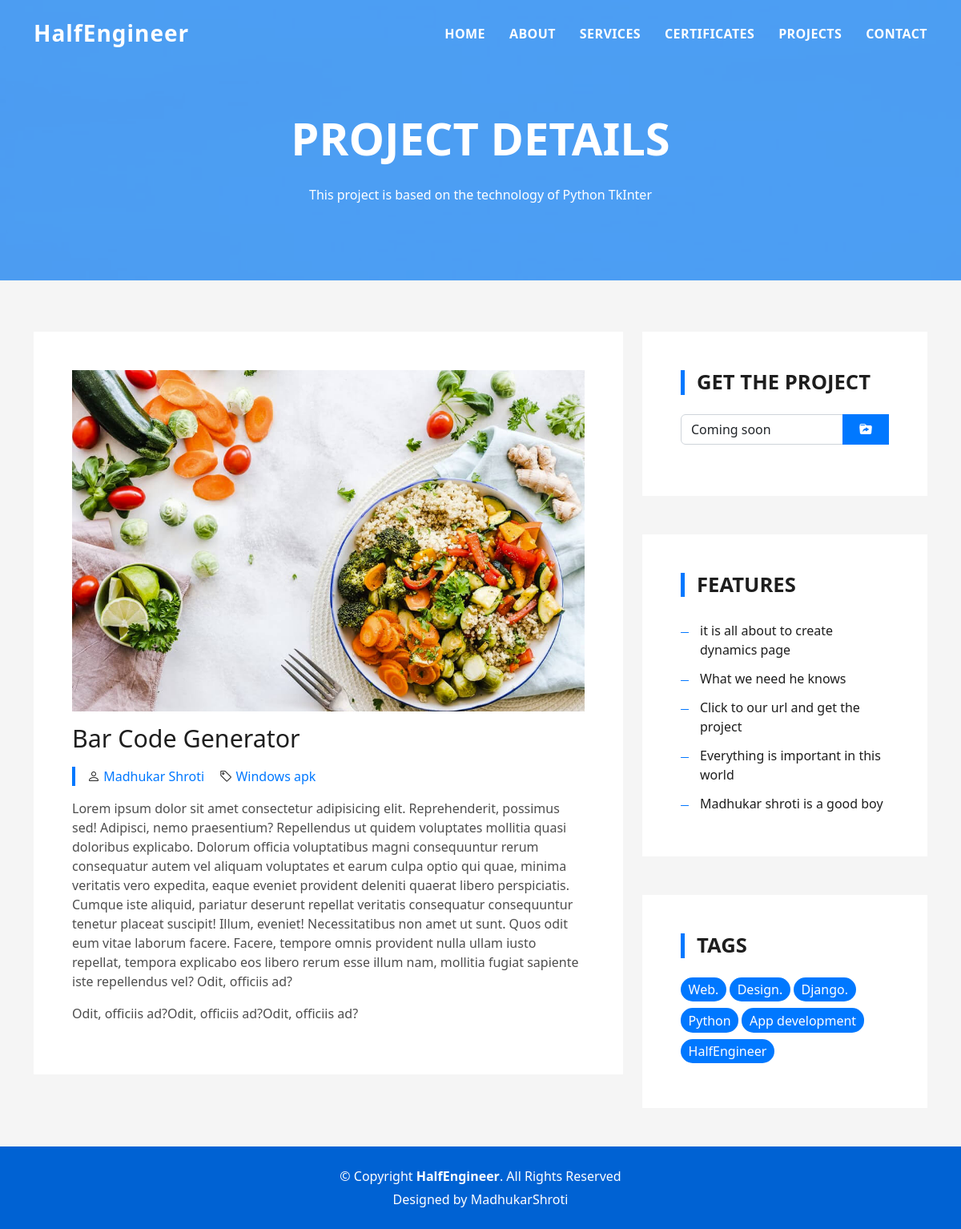
/project-detail/2, run on the app's committed database.
### Projects/models.py (models this page shows)
class ProjectShow(models.Model):
    prject_id = models.AutoField
    technology = models.CharField(max_length=50)
    link = models.CharField(max_length=100)
    image = models.ImageField(upload_to='Project/images', default="")
    Feature1 = models.CharField(max_length=50, blank=True)
    Feature2 = models.CharField(max_length=50, blank=True)
    Feature3 = models.CharField(max_length=50, blank=True)
    Feature4 = models.CharField(max_length=50, blank=True)
    Feature5 = models.CharField(max_length=50, blank=True)
    ProjectTime = models.CharField(max_length=10)
    project_name = models.CharField(max_length=100)
    tag = models.CharField(max_length=20)
    desc = models.TextField()
    desc2 = models.TextField(blank=True)
    def __str__(self):
        return self.project_name

### MyPortfolio/views.py (the view)
# urls.py: path('project-detail/<int:myid>', views.ProjectHandle, name='ProjectHandle'),
def ProjectHandle(request,myid):
    ProjectDetails=ProjectShow.objects.filter(id=myid)
    ProDetails=ProjectShow.objects.all()
    print(ProDetails)
    return render(request, 'project-detail.html',{'ProjectDetails':ProjectDetails[0]})

### templates/project-detail.html (shortened to what this page needs)
{% load static %}
<!DOCTYPE html>
<html lang="en">
  <head>
    <link
      href="{% static 'assets/vendor/bootstrap/css/bootstrap.min.css' %}"
      rel="stylesheet"
    />
    <link
      href="{% static 'assets/vendor/bootstrap-icons/bootstrap-icons.css' %}"
      rel="stylesheet"
    />
    <link
      href="{% static 'assets/vendor/glightbox/css/glightbox.min.css' %}"
      rel="stylesheet"
    />
    <link
      href="{% static 'assets/vendor/swiper/swiper-bundle.min.css' %}"
      rel="stylesheet"
    />
    <link href="{% static 'assets/css/style.css' %}" rel="stylesheet" />
  </head>
  <body>
    <header id="header" class="fixed-top">
      <div class="container d-flex align-items-center justify-content-between">
        <h1 class="logo"><a href="index.html">HalfEngineer</a></h1>
        <nav id="navbar" class="navbar">
          <ul>
            <li><a class="nav-link scrollto" href="#hero">Home</a></li>
            <li><a class="nav-link scrollto" href="#about">About</a></li>
            <li><a class="nav-link scrollto" href="#services">Services</a></li>
            <li><a class="nav-link scrollto" href="#work">Certificates</a></li>
            <li><a class="nav-link scrollto" href="#blog">Projects</a></li>
            <li><a class="nav-link scrollto" href="#contact">Contact</a></li>
          </ul>
        </nav>
      </div>
    </header>
    <div
      class="hero hero-single route bg-image"
      style="background-image: url({% static 'assets/img/overlay-bg.jpg)' %}"
    >
      <div class="overlay-mf"></div>
      <div class="hero-content display-table">
        <div class="table-cell">
          <div class="container">
            <h2 class="hero-title mb-4">Project Details</h2>
            <p>
              This project is based on the technology of
              {{ProjectDetails.technology}}
            </p>
          </div>
        </div>
      </div>
    </div>
    <main id="main">
      <section class="blog-wrapper sect-pt4" id="blog">
        <div class="container">
          <div class="row">
            <div class="col-md-8">
              <div class="post-box">
                <div class="post-thumb">
                  <img
                    src="/media/{{ProjectDetails.image}}"
                    class="img-fluid"
                    alt=""
                  />
                </div>
                <div class="post-meta">
                  <h1 class="article-title">{{ProjectDetails.project_name}}</h1>
                  <ul>
                    <li>
                      <span class="bi bi-person"></span>
                      <a href="#">Madhukar Shroti</a>
                    </li>
                    <li>
                      <span class="bi bi-tag"></span>
                      <a href="#">{{ProjectDetails.tag}}</a>
                    </li>
                  </ul>
                </div>
                <div class="article-content">
                  <p>{{ProjectDetails.desc}}</p>
                  {% if ProjectDetails.desc2|length >= 50 %}
                  <p>{{ProjectDetails.desc2}}</p>
                  {% endif %}
                </div>
              </div>
            </div>
            <div class="col-md-4">
              <div class="widget-sidebar sidebar-search">
                <h5 class="sidebar-title">Get the project</h5>
                <div class="sidebar-content">
                  <form>
                    <div class="input-group">
                      <p id="p1" oncopy="copy()" class="form-control span3">
                        {{ProjectDetails.link}}
                      </p>
                      <span class="input-group-btn">
                        <button
                          class="btn btn-secondary btn-search"
                          type="button"
                        >
                          <span class="bi bi-folder-symlink-fill"></span>
                        </button>
                      </span>
                    </div>
                  </form>
                </div>
              </div>
              <div class="widget-sidebar">
                <h5 class="sidebar-title">Features</h5>
                <div class="sidebar-content">
                  <ul class="list-sidebar">
                  {% if ProjectDetails.Feature1|length >= 1 %}
                  <li>
                    <a href="#">{{ProjectDetails.Feature1}}</a>
                  </li>
                  {% endif %}
                  {% if ProjectDetails.Feature2|length >= 1 %}
                  <li>
                    <a href="#">{{ProjectDetails.Feature2}}</a>
                  </li>
                  {% endif %}
                  {% if ProjectDetails.Feature3|length >= 1 %}
                  <li>
                    <a href="#">{{ProjectDetails.Feature3}}</a>
                  </li>
                  {% endif %}
                  {% if ProjectDetails.Feature4|length >= 1 %}
                  <li>
                    <a href="#">{{ProjectDetails.Feature4}}</a>
                  </li>
                  {% endif %}
                  {% if ProjectDetails.Feature5|length >= 1 %}
                  <li>
                    <a href="#">{{ProjectDetails.Feature5}}</a>
                  </li>
                  {% endif %}
                  </ul>
                </div>
              </div>
              <div class="widget-sidebar widget-tags">
                <h5 class="sidebar-title">Tags</h5>
                <div class="sidebar-content">
                  <ul>
                    <li>
                      <a href="#">Web.</a>
                    </li>
                    <li>
                      <a href="#">Design.</a>
                    </li>
                    <li>
                      <a href="#">Django.</a>
                    </li>
                    <li>
                      <a href="#">Python</a>
                    </li>
                    <li>
                      <a href="#">App development</a>
                    </li>
                    <li>
                      <a href="#">HalfEngineer</a>
                    </li>
                  </ul>
                </div>
              </div>
            </div>
          </div>
        </div>
      </section>
    </main>
    <footer>
      <div class="container">
        <div class="row">
          <div class="col-sm-12">
            <div class="copyright-box">
              <p class="copyright">
                &copy; Copyright <strong>HalfEngineer</strong>. All Rights
                Reserved
              </p>
              <div class="credits">
                Designed by
                <a href="https://HalfEngineer.ml/">MadhukarShroti</a>
              </div>
            </div>
          </div>
        </div>
      </div>
    </footer>
  </body>
</html>

### static/assets/css/style.css (style rules this page uses)
body { background-color: #f5f5f5; color: #4e4e4e; }
h1, h2, h3, h4, h5, h6 { color: #1e1e1e; }
a { color: #1e1e1e; text-decoration: none; transition: all 0.5s ease-in-out; }
.bg-image { background-repeat: no-repeat; background-attachment: fixed; background-size: cover; background-position: center center; }
.overlay-mf { background-color: #0078ff; }
.overlay-mf { position: absolute; top: 0; left: 0px; padding: 0; height: 100%; width: 100%; opacity: 0.7; }
.display-table { width: 100%; height: 100%; display: table; }
.table-cell { display: table-cell; vertical-align: middle; }
.sect-pt4 { padding-top: 4rem; }
.ul-resect, .widget-tags ul, .widget-sidebar .list-sidebar, .box-comments .list-comments, .blog-wrapper .post-meta ul, .list-ico, .socials ul { list-style: none; padding-left: 0; margin-bottom: 0; }
#header { transition: all 0.5s; z-index: 997; padding: 20px 0; }
#header .logo { font-size: 28px; margin: 0; padding: 0; font-weight: 600; letter-spacing: 1px; }
#header .logo a { color: #fff; }
.navbar { padding: 0; }
.navbar ul { margin: 0; padding: 0; display: flex; list-style: none; align-items: center; }
.navbar li { position: relative; }
.navbar>ul>li { white-space: nowrap; padding: 10px 0 10px 30px; }
.navbar a, .navbar a:focus { display: flex; align-items: center; justify-content: space-between; color: #fff; font-size: 16px; font-weight: 600; padding: 0; white-space: nowrap; transition: 0.3s; letter-spacing: 0.4px; position: relative; text-transform: uppercase; }
.navbar>ul>li>a:before { content: ""; position: absolute; width: 100%; height: 2px; bottom: -6px; left: 0; width: 0; background-color: #fff; visibility: hidden; transition: all 0.3s ease-in-out 0s; }
.hero { height: 100vh; position: relative; color: #fff; }
.hero .hero-content { text-align: center; position: absolute; }
.hero .hero-title { color: #fff; font-weight: 600; font-size: 3rem; }
@media (min-width: 768px) { .hero .hero-title { font-size: 4.5rem; } }
.hero-single { height: 350px; }
.hero-single .hero-content { margin-top: 30px; }
.hero-single .hero-title { text-transform: uppercase; font-size: 3rem; }
@media (min-width: 768px) { .hero-single .hero-title { font-size: 3.5rem; } }
.post-box, .form-comments, .box-comments, .widget-sidebar { padding: 2rem; background-color: #fff; margin-bottom: 3rem; }
@media (min-width: 768px) { .post-box, .form-comments, .box-comments, .widget-sidebar { padding: 3rem; } }
.blog-wrapper .article-title { font-size: 1.5rem; }
@media (min-width: 768px) { .blog-wrapper .article-title { font-size: 1.9rem; } }
.blog-wrapper .post-meta { margin: 1rem 0; }
.blog-wrapper .post-meta ul { border-left: 4px solid #0078ff; margin-top: 1rem; }
.blog-wrapper .post-meta ul li { display: inline-block; margin-left: 15px; }
.blog-wrapper .post-meta ul a { color: #0078ff; }
.blog-wrapper .post-meta ul span { color: #1e1e1e; }
.widget-sidebar .sidebar-title { font-size: 1.6rem; font-weight: 600; border-left: 5px solid #0078ff; padding-left: 15px; text-transform: uppercase; margin-bottom: 1.5rem; }
.widget-sidebar .list-sidebar li { position: relative; padding: 6px 0 6px 24px; }
.widget-sidebar .list-sidebar li:before { position: absolute; content: ""; width: 10px; height: 1px; left: 0; background-color: #0078ff; top: 20px; }
.sidebar-search .btn-search { background-color: #0078ff; border-color: #0078ff; border-radius: 0; padding-left: 20px; padding-right: 20px; }
.widget-tags ul li { display: inline-block; background-color: #0078ff; padding: 0.2rem 0.6rem; margin-bottom: 0.5rem; border-radius: 15px; }
.widget-tags ul li a { color: #fff; }
footer { text-align: center; color: #fff; padding: 25px 0; background: #0062d3; }
footer .copyright { margin-bottom: 0.3rem; }
footer .credits { margin-bottom: 0; }
footer .credits a { color: #fff; }

### data on the page
ProjectShow: technology "Python TkInter", image (picture), project_name "Bar Code Generator", tag "Windows apk", desc "Lorem ipsum dolor sit amet consectetur adipisicing elit. Reprehenderit, possimus sed! Adipisci, nemo praesentium? Repellendus ut quidem voluptates mollitia quasi doloribus explicabo. Dolorum officia voluptatibus magni consequuntur rerum consequatur autem vel aliquam voluptates et earum culpa optio qui quae, minima veritatis vero expedita, eaque eveniet provident deleniti quaerat libero perspiciatis. Cumque iste aliquid, pariatur deserunt repellat veritatis consequatur consequuntur tenetur placeat suscipit! Illum, eveniet! Necessitatibus non amet ut sunt. Quos odit eum vitae laborum facere. Facere, tempore omnis provident nulla ullam iusto repellat, tempora explicabo eos libero rerum esse…", desc2 "Odit, officiis ad?Odit, officiis ad?Odit, officiis ad?", link "Coming soon", Feature1 "it is all about to create dynamics page", Feature2 "What we need he knows", Feature3 "Click to our url and get the project", Feature4 "Everything is important in this world", Feature5 "Madhukar shroti is a good boy"
